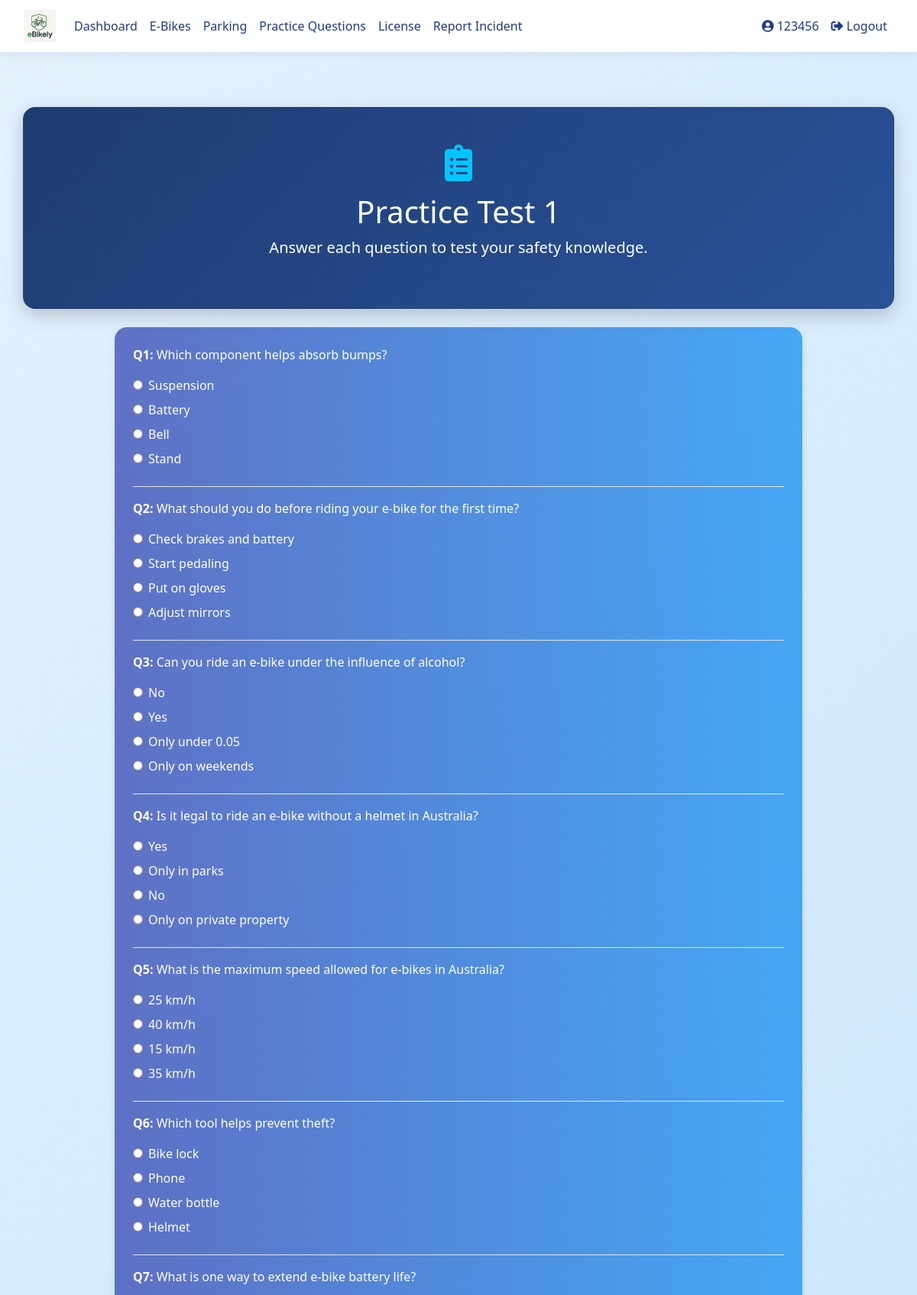
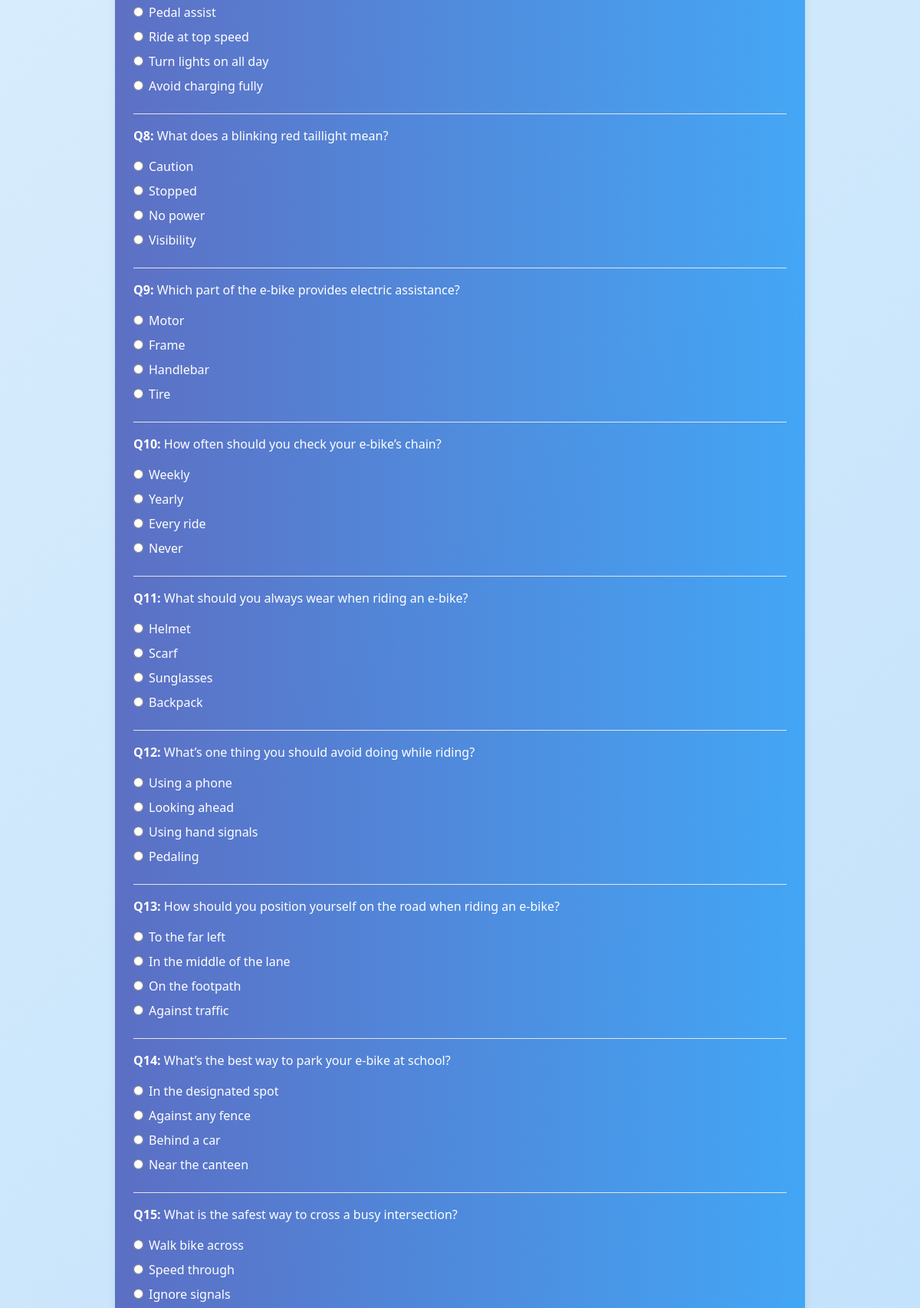
The page /practice/1 (signed in, upper part) on the database its author committed (2 pictures, top to bottom).
### database_setup.py (models this page shows)
class User(Base, UserMixin):
    __tablename__ = 'users'
    id = Column(Integer, primary_key=True)
    username = Column(String(150), unique=True, nullable=False)
    email = Column(String(150), nullable=True)
    password = Column(String(150), nullable=False)
    ebikes = relationship('EBike', back_populates='owner', cascade="all, delete-orphan")
    practice_tests = relationship('PracticeTest', back_populates='user', cascade="all, delete-orphan")
    real_tests = relationship('RealTest', back_populates='user', cascade="all, delete-orphan")
    practice_attempts = relationship("PracticeAttempt", back_populates="user", cascade="all, delete-orphan")
    parking_spot = relationship("ParkingSpot", back_populates="reserved_user", uselist=False)
    reservations = relationship("ParkingReservation", back_populates="user")
    incident_reports = relationship('IncidentReport', foreign_keys='IncidentReport.reported_user_id', back_populates='reported_user')
    has_license = Column(Boolean, default=False)
    role = Column(String(10))  # 'student' or 'teacher'
    department = Column(String(150))  # for teachers
    year = Column(Integer)  # for students
    house = Column(String(50))  # for students

class PracticeTest(Base):
    __tablename__ = 'practice_tests'
    id = Column(Integer, primary_key=True)
    name = Column(String(100), nullable=False)
    user_id = Column(Integer, ForeignKey('users.id'))  # <-- This line fixes the problem
    user = relationship('User', back_populates='practice_tests')  # <-- Define this side of the relationship
    questions = relationship('PracticeQuestion', back_populates='test', cascade="all, delete-orphan")

class PracticeQuestion(Base):
    __tablename__ = 'practice_questions'
    id = Column(Integer, primary_key=True)
    test_id = Column(Integer, ForeignKey('practice_tests.id'), nullable=False)
    question = Column(Text, nullable=False)
    options = Column(Text, nullable=False)  # Store options as a comma-separated string
    correct_answer = Column(String(100), nullable=False)
    test = relationship('PracticeTest', back_populates='questions')

### app.py (the view, shortened to what this page needs)
@app.route('/practice/<int:test_id>', methods=['GET', 'POST'])
@login_required
def practice_quiz(test_id):
    session = SessionLocal()
    test = session.query(PracticeTest).filter_by(id=test_id).first()
    if not test:
        flash("Quiz not found.", "danger")
        session.close()
        return redirect(url_for('practice_selection'))
    all_questions = test.questions
    questions = random.sample(all_questions, min(20, len(all_questions)))
    for q in questions:
        q.parsed_options = [opt.strip() for opt in q.options.split(",")]
    session.close()
    return render_template('practice_quiz.html', test=test, questions=questions)

### app.py (called while the page is built)
@login_manager.user_loader
def load_user(user_id):
    session = SessionLocal()
    user = session.query(User).get(int(user_id))
    session.close()
    return user

### templates/practice_quiz.html (shortened to what this page needs)
{% extends "base.html" %}
{% block content %}
<div class="container dashboard-container fade-in py-5">
  <div class="hero-section card text-white text-center mb-4 p-5">
    <i class="fas fa-clipboard-list dashboard-icon mb-3"></i>
    <h1 class="display-5">{{ test.name }}</h1>
    <p class="lead">Answer each question to test your safety knowledge.</p>
  </div>
  <div class="feature-card card text-white p-4 slide-up-delay" style="max-width: 900px; margin: 0 auto;">
    <form method="POST" action="">
      {% for question in questions %}
        <div class="mb-4">
          <p><strong>Q{{ loop.index }}:</strong> {{ question.question }}</p>
          {% for opt in question.parsed_options %}
            <div class="form-check mb-2">
              <input class="form-check-input" type="radio" name="{{ question.id }}" id="{{ question.id }}{{ loop.index }}" value="{{ opt }}">
              <label class="form-check-label" for="{{ question.id }}{{ loop.index }}">
                {{ opt }}
              </label>
            </div>
          {% endfor %}
        </div>
        {% if not loop.last %}
        <hr class="bg-white">
        {% endif %}
      {% endfor %}
    </form>
  </div>
</div>
<link rel="stylesheet" href="https://cdnjs.cloudflare.com/ajax/libs/font-awesome/5.15.4/css/all.min.css">
{% endblock %}

### templates/base.html (shortened to what this page needs)
<!DOCTYPE html>
<html lang="en">
<head>
  <link rel="stylesheet" href="https://stackpath.bootstrapcdn.com/bootstrap/4.5.2/css/bootstrap.min.css">
  <link rel="stylesheet" href="{{ url_for('static', filename='styles.css') }}">
  <link href="https://cdnjs.cloudflare.com/ajax/libs/font-awesome/5.15.4/css/all.min.css" rel="stylesheet">
</head>
<body>
  <nav class="navbar navbar-expand-lg navbar-light">
    <div class="container-fluid">
      <a class="navbar-brand" href="{{ url_for('dashboard') }}">
        <img src="{{ url_for('static', filename='images/logo.png') }}" alt="E-Bike Manager Logo">
      </a>
      <div class="collapse navbar-collapse justify-content-between" id="navbarNav">
        <ul class="navbar-nav">
          {% if current_user.is_authenticated %}
            <li class="nav-item"><a class="nav-link {% if request.endpoint == 'dashboard' %}active{% endif %}" href="{{ url_for('dashboard') }}">Dashboard</a></li>
            <li class="nav-item"><a class="nav-link {% if request.endpoint == 'ebike_management' %}active{% endif %}" href="{{ url_for('ebike_management') }}">E-Bikes</a></li>
            <li class="nav-item"><a class="nav-link {% if request.endpoint == 'parking_spots' %}active{% endif %}" href="{{ url_for('parking_spots') }}">Parking</a></li>
            <li class="nav-item"><a class="nav-link {% if request.endpoint == 'practice_selection' %}active{% endif %}" href="{{ url_for('practice_selection') }}">Practice Questions</a></li>
            <li class="nav-item"><a class="nav-link" href="{{ url_for('license_page') }}">License</a></li>
            {% if current_user.role == 'student' %}
              <li class="nav-item"><a class="nav-link {% if request.endpoint == 'report_incident' %}active{% endif %}" href="{{ url_for('report_incident') }}">Report Incident</a></li>
            {% elif current_user.role == 'teacher' %}
              <li class="nav-item"><a class="nav-link {% if request.endpoint == 'admin_incidents' %}active{% endif %}" href="{{ url_for('admin_incidents') }}">Manage Incidents</a></li>
            {% endif %}
          {% endif %}
        </ul>
        <ul class="navbar-nav">
          {% if current_user.is_authenticated %}
            <li class="nav-item"><a class="nav-link {% if request.endpoint == 'user_profile' %}active{% endif %}" href="{{ url_for('user_profile') }}"><i class="fas fa-user-circle"></i> {{ current_user.username }}</a></li>
            <li class="nav-item"><a class="nav-link" href="{{ url_for('logout') }}"><i class="fas fa-sign-out-alt"></i> Logout</a></li>
          {% else %}
            <li class="nav-item"><a class="nav-link" href="{{ url_for('login') }}"><i class="fas fa-sign-in-alt"></i> Login</a></li>
            <li class="nav-item"><a class="nav-link" href="{{ url_for('register') }}"><i class="fas fa-user-plus"></i> Register</a></li>
          {% endif %}
        </ul>
      </div>
    </div>
  </nav>
  <div class="container my-4">
    {% block content %}{% endblock %}
  </div>
</body>
</html>

### static/styles.css (style rules this page uses)
.card { border-radius: 10px; box-shadow: 0 4px 6px rgba(0, 0, 0, 0.1); transition: transform 0.2s; }
.text-white { color: white; }
.hero-section { background: linear-gradient(135deg, #f8f9fa 0%, #e9ecef 100%); padding: 100px 0; }
.feature-card { background: white; border-radius: 10px; box-shadow: 0 4px 6px rgba(0, 0, 0, 0.1); transition: transform 0.3s ease; }

### templates/base.html (style rules this page uses)
body { min-height: 100vh; margin: 0; font-family: 'Segoe UI', sans-serif; background: linear-gradient(135deg, #e3f2fd 0%, #bbdefb 100%); color: #212529; }
.navbar { background-color: #ffffffee; backdrop-filter: blur(6px); box-shadow: 0 4px 10px rgba(0, 0, 0, 0.06); }
.navbar-brand img { height: 42px; }
.nav-link { color: #1e3a8a !important; font-weight: 500; transition: background 0.3s ease; border-radius: 0.5rem; padding: 0.5rem 0.8rem; }
.container, .container-fluid { max-width: 1200px; }
.card, .auth-card { background: #ffffff; border-radius: 1rem; box-shadow: 0 4px 12px rgba(0, 0, 0, 0.08); transition: transform 0.2s ease; }

### templates/practice_quiz.html (style rules this page uses)
.dashboard-container { padding-top: 3rem; padding-bottom: 3rem; }
.hero-section { background: linear-gradient(135deg, #1e3c72 0%, #2a5298 100%); border-radius: 1rem; box-shadow: 0 8px 24px rgba(0, 0, 0, 0.2); }
.feature-card { background: linear-gradient(to right, #3f51b5cc, #2196f3cc); border: none; border-radius: 1rem; backdrop-filter: blur(6px); transition: transform 0.3s ease; }
.dashboard-icon { font-size: 3rem; color: #00c6ff; }
.fade-in { animation: fadeIn 1s ease-in; }
.slide-up-delay { animation: slideUp 0.8s ease-out 0.3s backwards; }

### rows shown on the page
User: username "123456"
PracticeTest: name "Practice Test 1"
PracticeQuestion: question "Which component helps absorb bumps?", parsed_options "Suspension" "Battery" "Bell" "Stand"
PracticeQuestion: question "What should you do before riding your e-bike for the first time?", parsed_options "Check brakes and battery" "Start pedaling" "Put on gloves" "Adjust mirrors"
PracticeQuestion: question "Can you ride an e-bike under the influence of alcohol?", parsed_options "No" "Yes" "Only under 0.05" "Only on weekends"
PracticeQuestion: question "Is it legal to ride an e-bike without a helmet in Australia?", parsed_options "Yes" "Only in parks" "No" "Only on private property"
PracticeQuestion: question "What is the maximum speed allowed for e-bikes in Australia?", parsed_options "25 km/h" "40 km/h" "15 km/h" "35 km/h"
PracticeQuestion: question "Which tool helps prevent theft?", parsed_options "Bike lock" "Phone" "Water bottle" "Helmet"
PracticeQuestion: question "What is one way to extend e-bike battery life?", parsed_options "Pedal assist" "Ride at top speed" "Turn lights on all day" "Avoid charging fully"
PracticeQuestion: question "What does a blinking red taillight mean?", parsed_options "Caution" "Stopped" "No power" "Visibility"
PracticeQuestion: question "Which part of the e-bike provides electric assistance?", parsed_options "Motor" "Frame" "Handlebar" "Tire"
PracticeQuestion: question "How often should you check your e-bike’s chain?", parsed_options "Weekly" "Yearly" "Every ride" "Never"
PracticeQuestion: question "What should you always wear when riding an e-bike?", parsed_options "Helmet" "Scarf" "Sunglasses" "Backpack"
PracticeQuestion: question "What’s one thing you should avoid doing while riding?", parsed_options "Using a phone" "Looking ahead" "Using hand signals" "Pedaling"
PracticeQuestion: question "How should you position yourself on the road when riding an e-bike?", parsed_options "To the far left" "In the middle of the lane" "On the footpath" "Against traffic"
PracticeQuestion: question "What’s the best way to park your e-bike at school?", parsed_options "In the designated spot" "Against any fence" "Behind a car" "Near the canteen"
PracticeQuestion: question "What is the safest way to cross a busy intersection?", parsed_options "Walk bike across" "Speed through" "Ignore signals"
